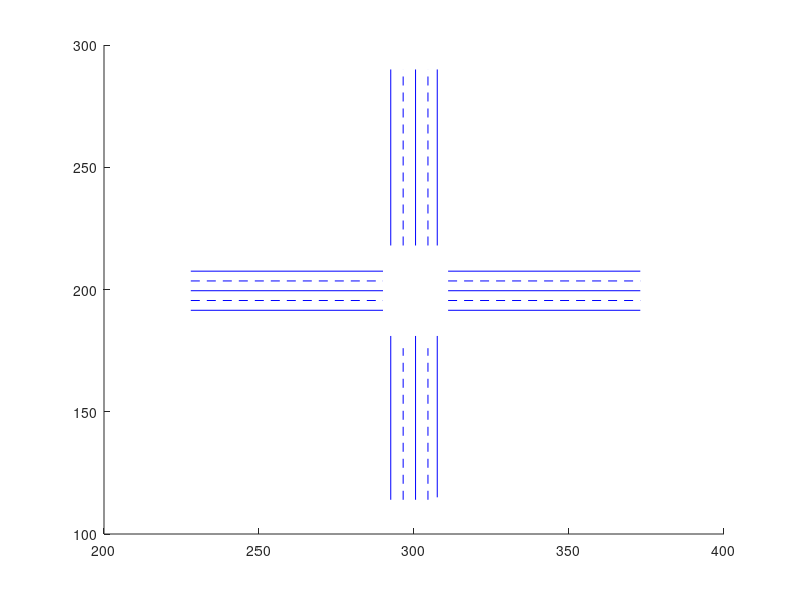

Write the MATLAB code that produced this figure.
L = 290-238;
r = 2.5;
w = 4;
hold on
plot([238-10,238+L],[194-r,194-r],'b',[238+L+w*4+2*r,238+2*L+w*4+2*r+10],[194-r,194-r],'b',...
     [238-10,238+L],[4*w+194-r,4*w+194-r],'b',[238+L+w*4+r*2,238+L*2+w*4+r*2+10],[4*w+194-r,4*w+194-r],'b',...
     [295-r,295-r],[-10+124 ,129+L],'b',[305+r,305+r],[94+w*4+2*r,129+L],'b',...
     [4*w+194-r+85,4*w+194-r+85],[238-20,238+L],'b',[305+r,305+r],[238-20,238+L],'b',... 
     [238-10,238+L],[202-r,202-r],'b',[238+L+w*4+2*r,238+2*L+w*4+2*r+10],[202-r,202-r],'b',...
     [303-r,303-r],[-10+124 ,129+L],'b',[4*w+202-r+85,4*w+202-r+85],[238-20,238+L],'b',...  
     [238-10,238+L],[198-r,198-r],'b--',[238+L+w*4+2*r,238+2*L+w*4+2*r+10],[198-r,198-r],'b--',...
     [299-r,299-r],[-10+124 ,124+L],'b--',[4*w+198-r+85,4*w+198-r+85],[238-20,238+L],'b--',...
     [238-10,238+L],[206-r,206-r],'b--',[238+L+w*4+2*r,238+2*L+w*4+2*r+10],[206-r,206-r],'b--',...
     [307-r,307-r],[-10+124 ,124+L],'b--',[4*w+206-r+85,4*w+206-r+85],[238-20,238+L],'b--');


%{
plot([-10,L1],[L1+r,L1+r],'b',[L1+w*4+2*r,L1*2+w*4+2*r+10],[L1+r,L1+r],'b',...
    [-10,L1],[L1+4*w+r,L1+4*w+r],'b',[L1+w*4+r*2,L1*2+w*4+r*2+10],[L1+4*w+r,L1+4*w+r],'b',...
    [L1+r,L1+r],[-10,L1],'b',[L1+r,L1+r],[L1+w*4+2*r,L1*2+w*4+2*r+10],'b',...
    [L1+4*w+r,L1+4*w+r],[-10,L1],'b',[L1+4*w+r,L1+4*w+r],[L1+w*4+2*r,L1*2+w*4+2*r+10],'b',... 
    [-10,L1],[L1+2*w+r,L1+2*w+r],'b',[L1+w*4+2*r,L1*2+w*4+2*r+10],[L1+2*w+r,L1+2*w+r],'b',...
    [L1+2*w+r,L1+2*w+r],[-10,L1],'b',[L1+2*w+r,L1+2*w+r],[L1+w*4+r*2,L1*2+w*4+r*2+10],'b',...  
    [-10,L1],[L1+w+r,L1+w+r],'b--',[L1+w*4+2*r,L1*2+w*4+2*r+10],[L1+w+r,L1+w+r],'b--',...
    [L1+w+r,L1+w+r],[-10,L1],'b--',[L1+w+r,L1+w+r],[L1+w*4+2*r,L1*2+w*4+2*r+10],'b--',...
    [-10,L1],[L1+3*w+r,L1+3*w+r],'b--',[L1+w*4+2*r,L1*2+w*4+2*r+10],[L1+3*w+r,L1+3*w+r],'b--',...
    [L1+3*w+r,L1+3*w+r],[-10,L1],'b--',[L1+3*w+r,L1+3*w+r],[L1+w*4+2*r,L1*2+w*4+2*r+10],'b--');
hold on;
%}